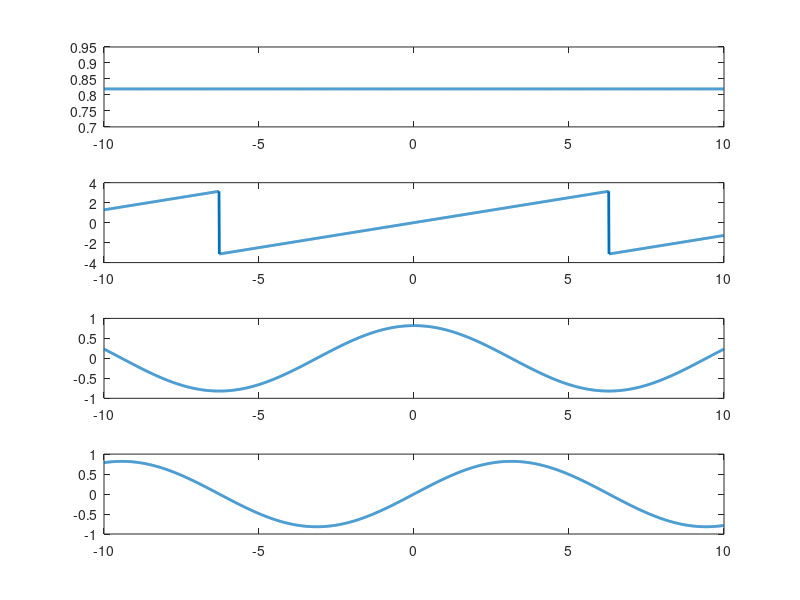

Write MATLAB code to recreate this figure.
%    Generate the complex valued signal    y(n) = exp(-0.2 + j0.5)n,  ?10?n?10
%    and plot its magnitude, phase, the real part, 
%    and the imaginary part in separate subplots.

clc
clear

n = -10:0.01:10;
y = exp(-0.2 + n*0.5*i);

magn = abs(y);
phase = angle(y);
real = real(y);
img = imag(y);

subplot(4, 1, 1);
title('Magnitude of Exponential signal');
plot(n, magn, 'linewidth', 2);

subplot(4, 1, 2);
title('Phase of Exponential signal');
plot(n, phase, 'linewidth', 2);

subplot(4, 1, 3);
title('Real of Exponential signal');
plot(n, real, 'linewidth', 2);

subplot(4, 1, 4);
title('Imaginary of Exponential signal');
plot(n, img, 'linewidth', 2);
